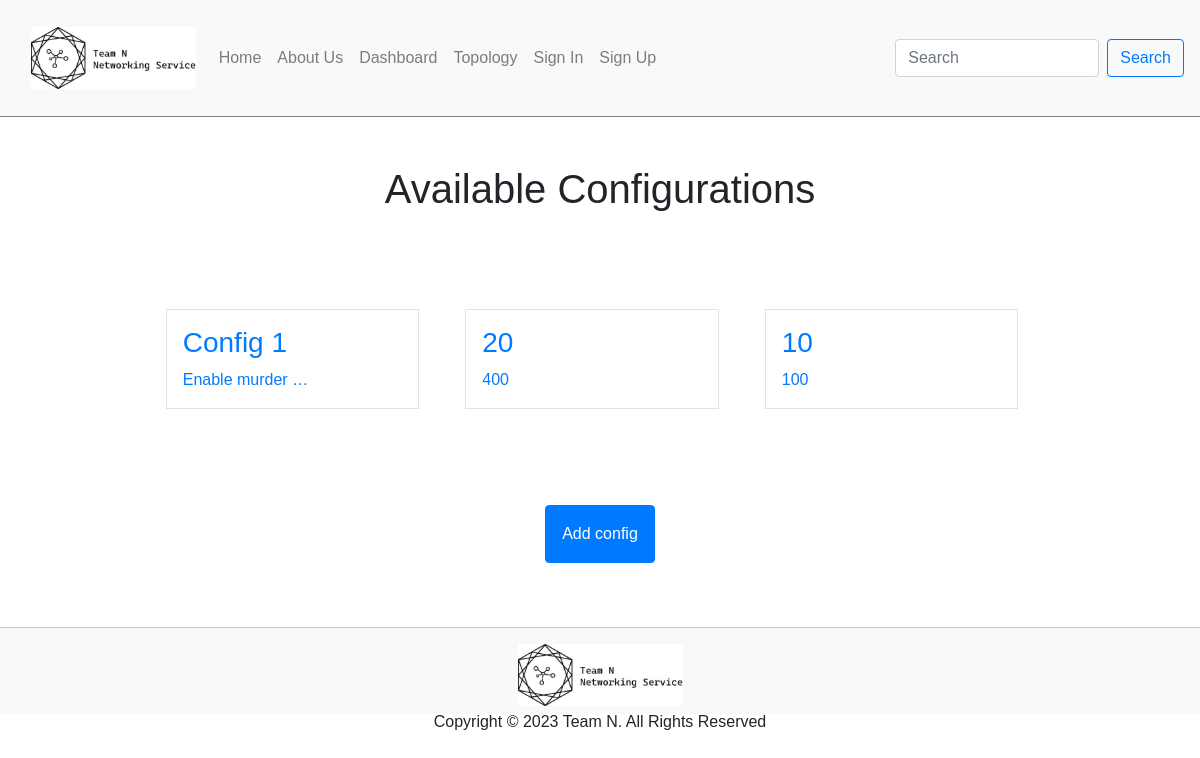
The app's page /topology/config, older data.
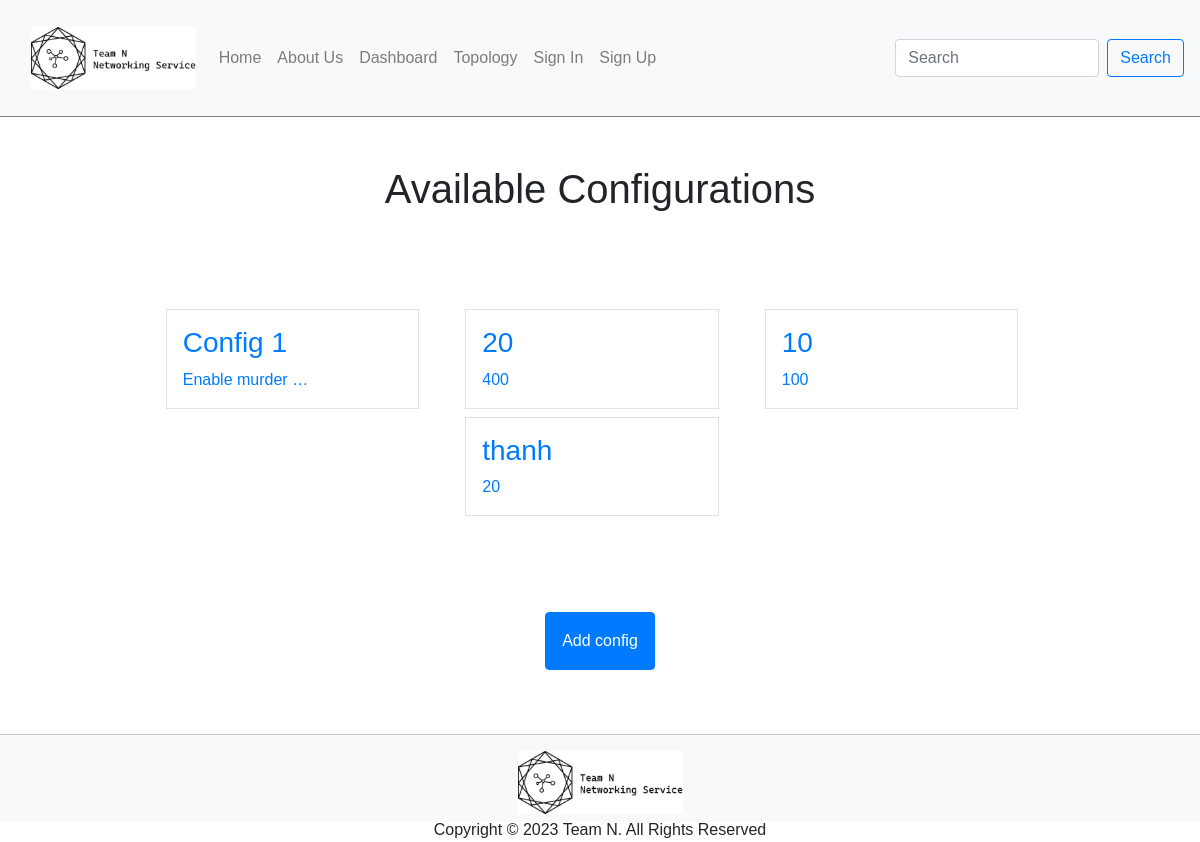
The same page, newer data.
### topology/models.py (models this page shows)
class SwitchConfig(models.Model):
    input_data = models.TextField()
    output = models.TextField()
    timestamp = models.DateTimeField(auto_now_add=True)

### topology/views.py (the view)
# urls.py: path('config', views.ViewListConfig.as_view(), name='config'),
class ViewListConfig(ListView):
    model = SwitchConfig
    context_object_name = "configs"
    template_name = "viewlistconfig.html"

### topology/templates/viewlistconfig.html
{% extends "base.html" %}
{% block content %}
    <h1 class="my-5 text-center">Available Configurations</h1>
    <div class="row row-cols  g-2 p-5 d-flex justify-content-center">
        {% for config in configs %}
        <div class="col col-lg-3 col-5 mr-3">
            <div class="p-3 border">
                <a href="{% url 'configdetail' pk=config.id %}"> <h3>{{config.input_data}}</h3>
                {{config.output|truncatechars:15}}</a>
            </div>
        </div>
        {% endfor %}
    </div>
    <div class="d-flex justify-content-center">
        <a href="{% url 'addconfig' %}" class="btn btn-primary m-5 p-3">Add config</a>
    </div>
{% endblock %}

Row changes from the older to the newer data that the page shows:
added SwitchConfig: input_data "thanh", output "20"
